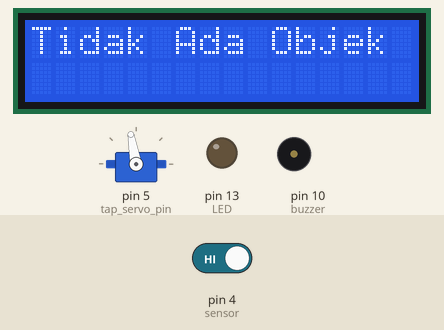
Simulated run of this sketch. Board: Arduino Uno, built with avr-gcc and run on an emulated ATmega328P. Shown: servo, 16×2 character LCD, output pins drawn as LEDs (lit = HIGH), buzzer (waves = sounding). The inputs (shaded band) are chosen by the test bench; at power-on: pin 4 (sensor) HIGH. What the sketch prints to the serial monitor is not drawn.

Above: at 2.2 s.
2.3 s: pin 4 (sensor) driven LOW
At 3.8 s:
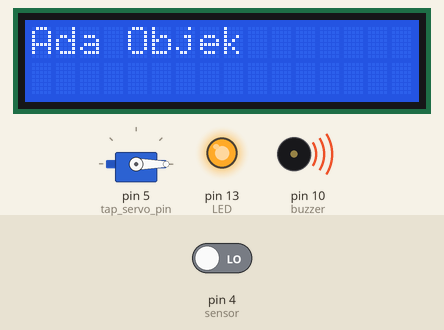
4.6 s: pin 4 (sensor) driven HIGH
At 5.5 s:
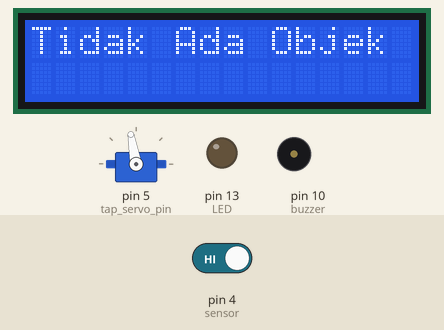
Timing chart, 0 to 7.6 s (numbered marks = the images above; inputs shaded):
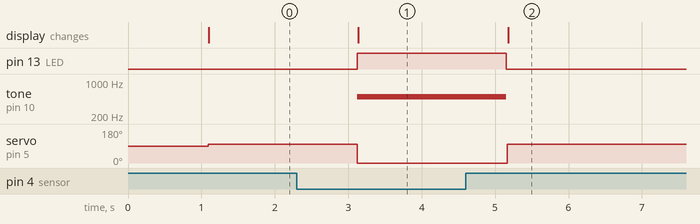

Measured:
- after the input at 2.3 s, pin 13 (LED): LOW → HIGH after 0.82 s; tone on pin 10 (buzzer): silent → 500 Hz after 0.82 s; servo on pin 5 (tap_servo_pin): 100° → 0° after 0.82 s; the display: changes after 0.84 s (image 1)
- after the input at 4.6 s, pin 13 (LED): HIGH → LOW after 0.55 s; tone on pin 10 (buzzer): 500 Hz → silent after 0.55 s; servo on pin 5 (tap_servo_pin): 0° → 100° after 0.57 s; the display: changes after 0.58 s (image 2)

The sketch:

new-infrared-lcd-servo-buzzi.ino
```cpp
#include <Servo.h>
#include <LiquidCrystal_I2C.h>

//Deklarasi Alamat LCD I2C
LiquidCrystal_I2C lcd(0x27, 16, 2);


int sensor = 4;
int buzzer = 10;
int LED = 13;
int tap_servo_pin =5;
int val;
Servo tap_servo;


void setup() {
  // put your setup code here, to run once:
  pinMode(sensor, INPUT);
  pinMode(buzzer, OUTPUT);
  pinMode(LED, OUTPUT);
  Serial.begin(9600);
  tap_servo.attach(tap_servo_pin);
  lcd.begin(16, 2);
  lcd.backlight();
  lcd.setCursor(0, 0);
  lcd.print("IR Sensor");
  delay(1000);
  lcd.clear();

}

void loop() {
  // put your main code here, to run repeatedly:
  val = digitalRead(sensor);
  if (val == LOW){
    tone(buzzer, 500);
    tap_servo.write(0);
    Serial.println("Sensor Aktif");
    digitalWrite(LED, HIGH);
    lcd.setCursor(0, 0);
    lcd.print("Ada Objek");
    lcd.print("        ");
  }
  if (val == HIGH){
    noTone(buzzer);
    digitalWrite(LED, LOW);
    tap_servo.write(100);
    Serial.println("Sensor Non Aktif");
    lcd.setCursor(0, 0);
    lcd.print("Tidak Ada Objek");
    lcd.print("        ");
  }
  delay(1000);
}
```
